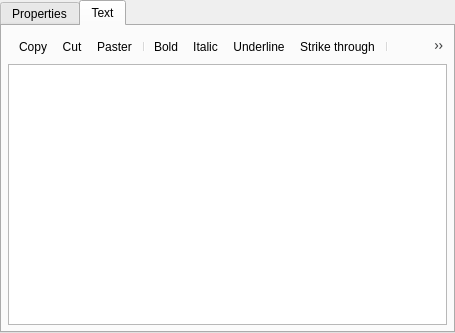
<?xml version="1.0" encoding="UTF-8"?>
<ui version="4.0">
 <class>DataEditQuestion</class>
 <widget class="QWidget" name="DataEditQuestion">
  <property name="geometry">
   <rect>
    <x>0</x>
    <y>0</y>
    <width>455</width>
    <height>333</height>
   </rect>
  </property>
  <property name="windowTitle">
   <string>Form</string>
  </property>
  <layout class="QVBoxLayout" name="verticalLayout_2">
   <property name="spacing">
    <number>0</number>
   </property>
   <property name="margin">
    <number>0</number>
   </property>
   <item>
    <widget class="QTabWidget" name="tabWidget">
     <property name="currentIndex">
      <number>1</number>
     </property>
     <widget class="QWidget" name="tabProperty">
      <attribute name="title">
       <string>Properties</string>
      </attribute>
     </widget>
     <widget class="QWidget" name="tabText">
      <attribute name="title">
       <string>Text</string>
      </attribute>
      <layout class="QVBoxLayout" name="verticalLayout_2">
       <property name="spacing">
        <number>3</number>
       </property>
       <property name="margin">
        <number>6</number>
       </property>
       <item>
        <widget class="QToolBar" name="textEditTools">
         <property name="orientation">
          <enum>Qt::Horizontal</enum>
         </property>
         <property name="floatable">
          <bool>false</bool>
         </property>
         <addaction name="actionCopy"/>
         <addaction name="actionCut"/>
         <addaction name="actionPaste"/>
         <addaction name="separator"/>
         <addaction name="actionBold"/>
         <addaction name="actionItalic"/>
         <addaction name="actionUnderline"/>
         <addaction name="actionStrikeThrough"/>
         <addaction name="separator"/>
         <addaction name="actionSubscript"/>
         <addaction name="actionSuperscript"/>
         <addaction name="separator"/>
         <addaction name="actionAlignLeft"/>
         <addaction name="actionAlignCenter"/>
         <addaction name="actionAlignRight"/>
         <addaction name="actionAlignJustity"/>
        </widget>
       </item>
       <item>
        <widget class="QTextEdit" name="textEdit">
         <property name="lineWidth">
          <number>1</number>
         </property>
        </widget>
       </item>
      </layout>
     </widget>
    </widget>
   </item>
  </layout>
  <action name="actionBold">
   <property name="icon">
    <iconset resource="reactor.qrc">
     <normaloff>:/reactor/images/textedit/text_bold.png</normaloff>:/reactor/images/textedit/text_bold.png</iconset>
   </property>
   <property name="text">
    <string>Bold</string>
   </property>
   <property name="toolTip">
    <string>Bold</string>
   </property>
  </action>
  <action name="actionItalic">
   <property name="icon">
    <iconset resource="reactor.qrc">
     <normaloff>:/reactor/images/textedit/text_italic.png</normaloff>:/reactor/images/textedit/text_italic.png</iconset>
   </property>
   <property name="text">
    <string>Italic</string>
   </property>
  </action>
  <action name="actionUnderline">
   <property name="icon">
    <iconset resource="reactor.qrc">
     <normaloff>:/reactor/images/textedit/text_underline.png</normaloff>:/reactor/images/textedit/text_underline.png</iconset>
   </property>
   <property name="text">
    <string>Underline</string>
   </property>
  </action>
  <action name="actionAlignLeft">
   <property name="icon">
    <iconset resource="reactor.qrc">
     <normaloff>:/reactor/images/textedit/text_align_left.png</normaloff>:/reactor/images/textedit/text_align_left.png</iconset>
   </property>
   <property name="text">
    <string>Align left</string>
   </property>
  </action>
  <action name="actionAlignRight">
   <property name="icon">
    <iconset resource="reactor.qrc">
     <normaloff>:/reactor/images/textedit/text_align_right.png</normaloff>:/reactor/images/textedit/text_align_right.png</iconset>
   </property>
   <property name="text">
    <string>Align right</string>
   </property>
   <property name="toolTip">
    <string>Align right</string>
   </property>
  </action>
  <action name="actionAlignCenter">
   <property name="icon">
    <iconset resource="reactor.qrc">
     <normaloff>:/reactor/images/textedit/text_align_center.png</normaloff>:/reactor/images/textedit/text_align_center.png</iconset>
   </property>
   <property name="text">
    <string>Align center</string>
   </property>
   <property name="toolTip">
    <string>Align center</string>
   </property>
  </action>
  <action name="actionAlignJustity">
   <property name="icon">
    <iconset resource="reactor.qrc">
     <normaloff>:/reactor/images/textedit/text_align_justity.png</normaloff>:/reactor/images/textedit/text_align_justity.png</iconset>
   </property>
   <property name="text">
    <string>Align justity</string>
   </property>
  </action>
  <action name="actionStrikeThrough">
   <property name="icon">
    <iconset resource="reactor.qrc">
     <normaloff>:/reactor/images/textedit/text_strikethroungh.png</normaloff>:/reactor/images/textedit/text_strikethroungh.png</iconset>
   </property>
   <property name="text">
    <string>Strike through</string>
   </property>
   <property name="toolTip">
    <string>Strike through</string>
   </property>
  </action>
  <action name="actionSubscript">
   <property name="icon">
    <iconset resource="reactor.qrc">
     <normaloff>:/reactor/images/textedit/text_subscript.png</normaloff>:/reactor/images/textedit/text_subscript.png</iconset>
   </property>
   <property name="text">
    <string>Subscript</string>
   </property>
   <property name="toolTip">
    <string>Subscript</string>
   </property>
  </action>
  <action name="actionSuperscript">
   <property name="icon">
    <iconset resource="reactor.qrc">
     <normaloff>:/reactor/images/textedit/text_superscript.png</normaloff>:/reactor/images/textedit/text_superscript.png</iconset>
   </property>
   <property name="text">
    <string>Superscript</string>
   </property>
   <property name="toolTip">
    <string>Superscript</string>
   </property>
  </action>
  <action name="actionCopy">
   <property name="icon">
    <iconset resource="reactor.qrc">
     <normaloff>:/reactor/images/textedit/text_copy.png</normaloff>:/reactor/images/textedit/text_copy.png</iconset>
   </property>
   <property name="text">
    <string>Copy</string>
   </property>
   <property name="toolTip">
    <string>Copy</string>
   </property>
  </action>
  <action name="actionCut">
   <property name="icon">
    <iconset resource="reactor.qrc">
     <normaloff>:/reactor/images/textedit/text_cut.png</normaloff>:/reactor/images/textedit/text_cut.png</iconset>
   </property>
   <property name="text">
    <string>Cut</string>
   </property>
   <property name="toolTip">
    <string>Cut</string>
   </property>
  </action>
  <action name="actionPaste">
   <property name="icon">
    <iconset resource="reactor.qrc">
     <normaloff>:/reactor/images/textedit/text_paste.png</normaloff>:/reactor/images/textedit/text_paste.png</iconset>
   </property>
   <property name="text">
    <string>Paster</string>
   </property>
   <property name="toolTip">
    <string>Paste</string>
   </property>
  </action>
 </widget>
 <resources>
  <include location="reactor.qrc"/>
 </resources>
 <connections/>
</ui>
